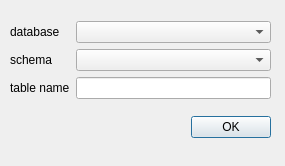
<?xml version="1.0" encoding="UTF-8"?>
<!--
SPDX-FileCopyrightText: 2017 Jorge Gil <jorge.gil@ucl.ac.uk>
SPDX-FileCopyrightText: 2017 UCL

SPDX-License-Identifier: GPL-2.0-or-later
-->
<ui version="4.0">
 <class>DbSettingsDialogBase</class>
 <widget class="QDialog" name="DbSettingsDialogBase">
  <property name="geometry">
   <rect>
    <x>0</x>
    <y>0</y>
    <width>285</width>
    <height>166</height>
   </rect>
  </property>
  <property name="windowTitle">
   <string>DbSettings</string>
  </property>
  <widget class="QWidget" name="layoutWidget">
   <property name="geometry">
    <rect>
     <x>10</x>
     <y>10</y>
     <width>261</width>
     <height>141</height>
    </rect>
   </property>
   <layout class="QVBoxLayout" name="verticalLayout">
    <item>
     <layout class="QGridLayout" name="gridLayout">
      <item row="0" column="0">
       <widget class="QLabel" name="label_5">
        <property name="text">
         <string>database</string>
        </property>
       </widget>
      </item>
      <item row="0" column="1">
       <widget class="QComboBox" name="dbCombo"/>
      </item>
      <item row="1" column="0">
       <widget class="QLabel" name="label_6">
        <property name="text">
         <string>schema</string>
        </property>
       </widget>
      </item>
      <item row="1" column="1">
       <widget class="QComboBox" name="schemaCombo"/>
      </item>
      <item row="2" column="0">
       <widget class="QLabel" name="label_7">
        <property name="text">
         <string>table name</string>
        </property>
       </widget>
      </item>
      <item row="2" column="1">
       <widget class="QLineEdit" name="nameLineEdit">
        <property name="text">
         <string/>
        </property>
       </widget>
      </item>
     </layout>
    </item>
    <item>
     <layout class="QHBoxLayout" name="horizontalLayout">
      <item>
       <spacer name="horizontalSpacer">
        <property name="orientation">
         <enum>Qt::Horizontal</enum>
        </property>
        <property name="sizeHint" stdset="0">
         <size>
          <width>18</width>
          <height>20</height>
         </size>
        </property>
       </spacer>
      </item>
      <item>
       <widget class="QPushButton" name="okButton">
        <property name="text">
         <string>OK</string>
        </property>
       </widget>
      </item>
     </layout>
    </item>
   </layout>
  </widget>
 </widget>
 <resources/>
 <connections/>
</ui>
